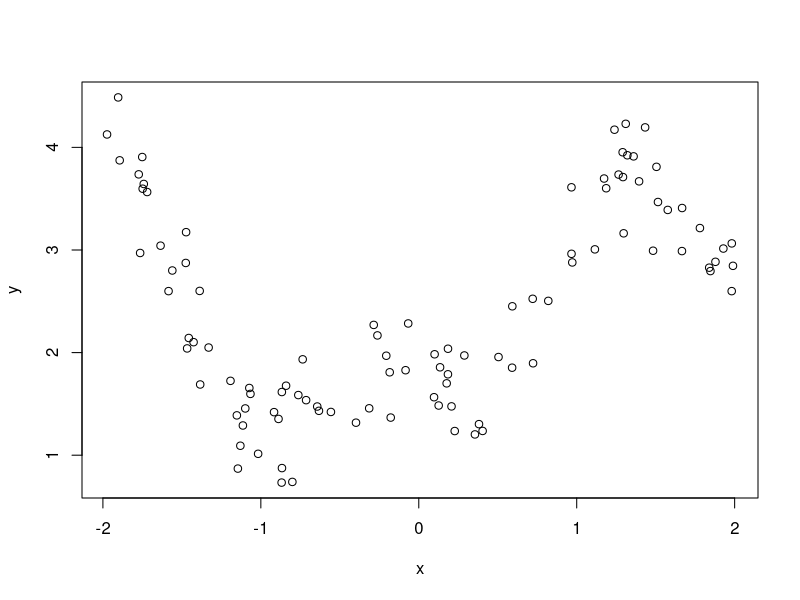
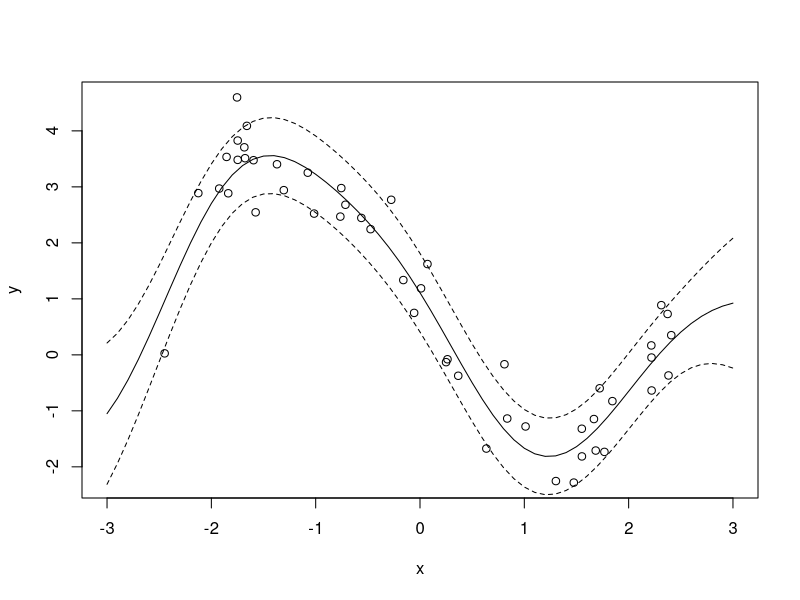

These figures' R source, in order:
library(mvtnorm)


# Sampling from the prior on y(x)

lambda = 2
eta = 1
rho = 0.5
sigma = 0.1

n = 100
x = runif(n, -2, 2)

diffMatAll = matrix(x, nrow=n, ncol=n) - matrix(x, nrow=n, ncol=n, byrow=TRUE)

# Covariance matrix

# Linear regression model
# C = eta + rho*(x%*%t(x))+ sigma*diag(1, nrow=n, ncol=n)

# Nonlinear regression model
C = lambda*exp(-(diffMatAll^2)) + eta*exp(-rho*(diffMatAll^2))+ sigma *diag(1, nrow=n, ncol=n)

# Nonlinear regression model with a different covariance function
# C = lambda + eta*exp(-rho*(diffMatAll^2))+ sigma*diag(1, nrow=n, ncol=n)

y = rmvnorm(1, sigma=C)

plot(x, y)

# Generating data

n = 50
set.seed(2)
x = runif(n, -2.5, 2.5)
#y = (1 + 2*x - 3*sin(x)) + rnorm(n, 0, .5)
y = .5*(x^3) - 3*x + 1 + rnorm(n, 0, .5)
plot(x, y, xlim=c(-3, 3))


# Dividing the data into training and test

ind.tr <- sample(n, 30)
ind.te <- setdiff(seq(1, n), ind.tr)

x.tr <- x[ind.tr]
y.tr <- y[ind.tr]
x.te <- x[ind.te]
y.te <- y[ind.te]

nTrain = length(x.tr);
nTest = length(x.te);

# Function to get the posterior predictive probabiltiy
gpReg = function(x.tr, y.tr, x.te, eta, rho, sigma){

x = c(x.tr, x.te);

n = length(x);


diffMatAll = matrix(x, nrow=n, ncol=n) - matrix(x, nrow=n, ncol=n, byrow=TRUE)

C = lambda + eta*exp(-rho*(diffMatAll^2))+ sigma*diag(1, nrow=n, ncol=n);

Ctrn = C[1:nTrain, 1:nTrain];
invCtrn = solve(Ctrn)

K = C[1:nTrain, (nTrain+1):n];
v = C[(nTrain+1):n, (nTrain+1):n];

# E(y.te | y.tr)
y.hat = t(K)%*%invCtrn%*%y.tr;

# Var(y.te | y.te)
v.hat = v - t(K)%*%invCtrn%*%K; 

return(list(y.hat=y.hat, v.hat=v.hat))

}


res = gpReg(x.tr, y.tr, x.te, eta, rho, sigma)

y.hat = res$y.hat
v.hat = res$v.hat

mse = mean((y.te - y.hat)^2)



x.te <- seq(-3, 3, .1)
res = gpReg(x.tr, y.tr, x.te, eta, rho, sigma)
y.hat = res$y.hat
v.hat = res$v.hat

lines(x.te, y.hat)
s = sqrt(diag(v.hat))
lines(x.te, y.hat + 2*s, lty=2)
lines(x.te, y.hat - 2*s, lty=2)